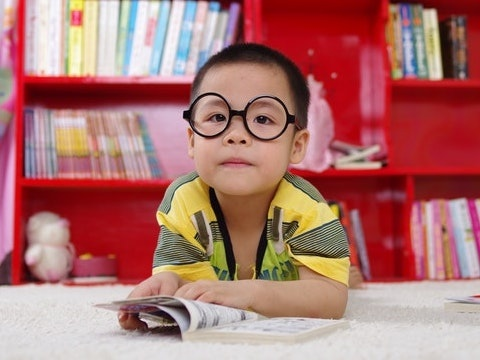
#> input picture workshop-lab3/image1.jpg, 480 x 360 px, given in place of the camera
$ python sewing_machine.py 5
#> lines starting #> are read from the running program, lines starting #| are printed output that depends on the picture
"""
Mini Project 3: Sewing Machine - Real-Time Feature Detection & Matching
Course: CS5330 - Pattern Recognition and Computer Vision

Demonstrates SIFT feature detection with FLANN-based matching between
two video sources (2-camera) or a webcam and a static image (1-camera simulation).
"""

import cv2
import numpy as np
import time
import os
import sys

SCRIPT_DIR = os.path.dirname(os.path.abspath(__file__))


def main():
    # Allow camera index override: python sewing_machine.py [cam_index]
    cam_index = int(sys.argv[1]) if len(sys.argv) > 1 else 0

    # --- 1. Initialize Video Sources ---
    cap_l = cv2.VideoCapture(cam_index)
    if not cap_l.isOpened():
        print("ERROR: Could not open webcam.")
        return

    cap_l.set(cv2.CAP_PROP_FRAME_WIDTH, 640)
    cap_l.set(cv2.CAP_PROP_FRAME_HEIGHT, 480)

    cap_r = cv2.VideoCapture(1)
    simulation_mode = False

    if not cap_r.isOpened():
        print("Second camera not found. Switching to 1-Camera Simulation Mode...")
        simulation_mode = True
        # Look for a static image to match against
        static_path = os.path.join(SCRIPT_DIR, 'self.jpg')
        if not os.path.exists(static_path):
            # Try common fallback names
            for name in ['self.png', 'logo.jpg', 'logo.png', 'target.jpg', 'target.png']:
                alt = os.path.join(SCRIPT_DIR, name)
                if os.path.exists(alt):
                    static_path = alt
                    break
        static_img = cv2.imread(static_path)
        if static_img is None:
            print(f"ERROR: Static image not found at {static_path}")
            print("Place self.jpg (or logo.jpg) in the mini-project3 folder.")
            cap_l.release()
            return

    # --- 2. Configure SIFT Detector ---
    sift = cv2.SIFT_create()

    # --- 3. Setup FLANN Matcher (KD-Tree for SIFT) ---
    FLANN_INDEX_KDTREE = 1
    index_params = dict(algorithm=FLANN_INDEX_KDTREE, trees=5)
    search_params = dict(checks=50)
    flann = cv2.FlannBasedMatcher(index_params, search_params)

    prev_time = time.time()
    fps = 0
    ratio_threshold = 0.7

    print("\n=== Sewing Machine: Feature Matching ===")
    print("Controls:")
    print("  s     - Save screenshot")
    print("  +/-   - Adjust ratio threshold (±0.05)")
    print("  q     - Quit")
    print("=========================================\n")

    while True:
        # --- 4a. Capture ---
        ret_l, frame_l = cap_l.read()
#> frame_l is the input picture: shape (360, 480, 3); mean B, G, R 111.8, 115.3, 174.3
        if not ret_l:
            print("ERROR: Failed to read from webcam.")
            break

        if simulation_mode:
            h, w = frame_l.shape[:2]
            frame_r = cv2.resize(static_img, (w, h))
        else:
            ret_r, frame_r = cap_r.read()
            if not ret_r:
                print("ERROR: Failed to read from second camera.")
                break

        # --- 4b. Convert to Grayscale & Detect/Compute ---
        gray_l = cv2.cvtColor(frame_l, cv2.COLOR_BGR2GRAY)
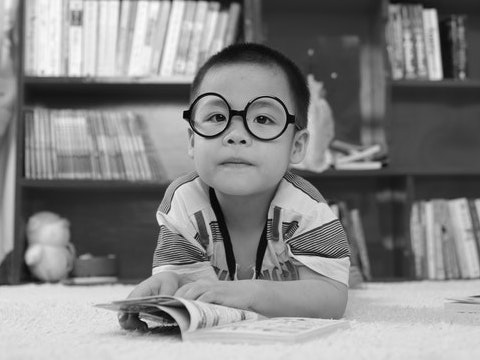
#> gray_l: shape (360, 480); min 2, max 252, mean 132.5
        gray_r = cv2.cvtColor(frame_r, cv2.COLOR_BGR2GRAY)

        kp_l, des_l = sift.detectAndCompute(gray_l, None)
#> kp_l = 739 keypoints; strongest (x, y, size): (188, 115, 7), (243, 142, 3), (230, 141, 3.3), (430, 17, 11.1)
        kp_r, des_r = sift.detectAndCompute(gray_r, None)
#> kp_r has the same summary as kp_l

        # --- 4c. Match & Filter ---
        good_matches = []
        if des_l is not None and des_r is not None and len(des_l) >= 2 and len(des_r) >= 2:
            matches = flann.knnMatch(des_l, des_r, k=2)
#> matches = 739 matches

            # Lowe's Ratio Test
            for pair in matches:
                if len(pair) == 2:
                    m, n = pair
                    if m.distance < ratio_threshold * n.distance:
                        good_matches.append(m)
#> after the loop, good_matches = 739 matches

        # --- 5. Visualization ---
        match_img = cv2.drawMatches(
            frame_l, kp_l, frame_r, kp_r, good_matches, None,
            matchColor=(0, 255, 0),
            singlePointColor=(255, 0, 0),
            flags=cv2.DrawMatchesFlags_NOT_DRAW_SINGLE_POINTS
        )
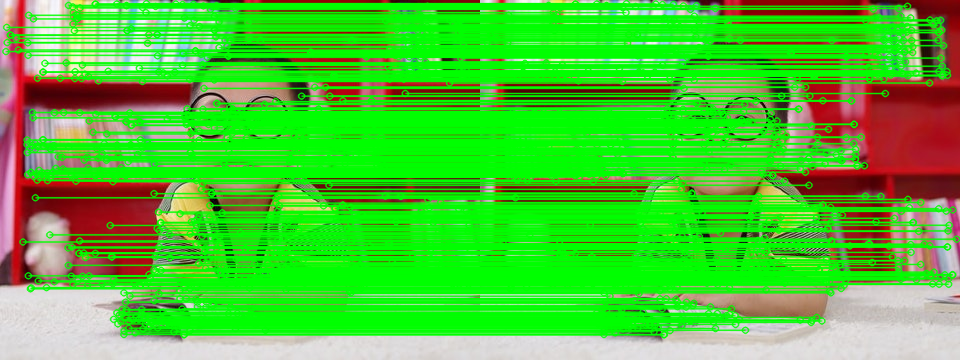
#> match_img: shape (360, 960, 3); mean B, G, R 51.7, 194.5, 78.2

        # FPS calculation
        current_time = time.time()
        dt = current_time - prev_time
        fps = 1 / dt if dt > 0 else 0
        prev_time = current_time

        # Overlay text
        mode_label = "1-CAM SIMULATION" if simulation_mode else "2-CAM LIVE"
        cv2.putText(match_img, f"Mode: {mode_label}", (10, 25),
                    cv2.FONT_HERSHEY_SIMPLEX, 0.6, (0, 255, 0), 2)
        cv2.putText(match_img, f"Matches: {len(good_matches)} | Ratio: {ratio_threshold:.2f}",
                    (10, 55), cv2.FONT_HERSHEY_SIMPLEX, 0.6, (0, 255, 0), 2)
        cv2.putText(match_img, f"FPS: {fps:.1f}", (10, 85),
                    cv2.FONT_HERSHEY_SIMPLEX, 0.6, (0, 255, 0), 2)
        cv2.putText(match_img, f"Keypoints: L={len(kp_l)} R={len(kp_r)}",
                    (10, 115), cv2.FONT_HERSHEY_SIMPLEX, 0.6, (0, 255, 0), 2)
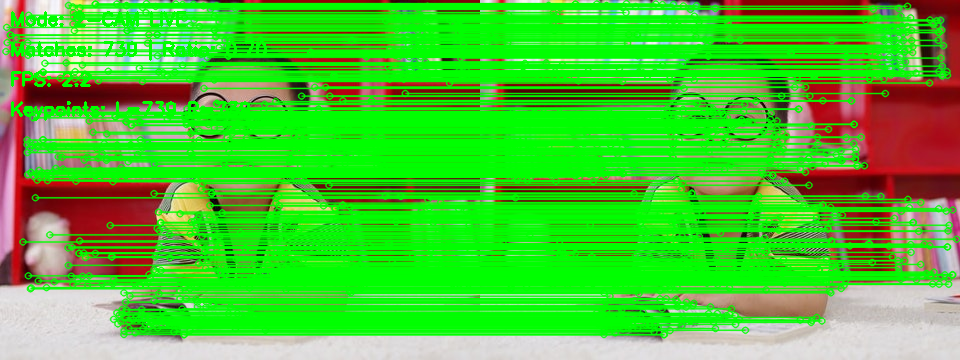
#> match_img: shape (360, 960, 3); mean B, G, R 50.4, 195.6, 76.5

        cv2.imshow("Sewing Machine - Press 'q' to quit", match_img)

        # --- Handle Input ---
        key = cv2.waitKey(1) & 0xFF
#> (key q is pressed here)

        if key == ord('q'):
            break
        elif key == ord('s'):
            timestamp = time.strftime("%Y%m%d_%H%M%S")
            out_path = os.path.join(SCRIPT_DIR, 'outputs', f'screenshot_{timestamp}.png')
            cv2.imwrite(out_path, match_img)
            print(f"Screenshot saved: {out_path}")
        elif key == ord('+') or key == ord('='):
            ratio_threshold = min(0.95, ratio_threshold + 0.05)
            print(f"Ratio threshold: {ratio_threshold:.2f}")
        elif key == ord('-') or key == ord('_'):
            ratio_threshold = max(0.1, ratio_threshold - 0.05)
            print(f"Ratio threshold: {ratio_threshold:.2f}")

    # Cleanup
    cap_l.release()
    if not simulation_mode:
        cap_r.release()
    cv2.destroyAllWindows()


if __name__ == "__main__":
    main()

$ run again, on workshop-lab3/image2.jpg
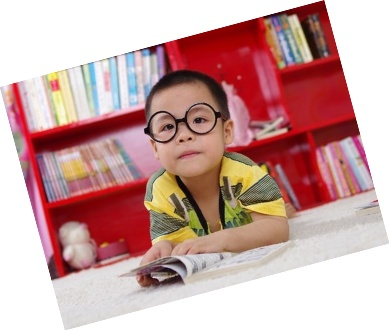
#> input picture workshop-lab3/image2.jpg, 389 x 330 px, given in place of the camera
#> in main, frame_l is the input picture: shape (330, 389, 3); mean B, G, R 160.5, 162.8, 201.6
#> in main, `gray_l = cv2.cvtColor(frame_l, cv2.COLOR_BGR2GRAY)`:
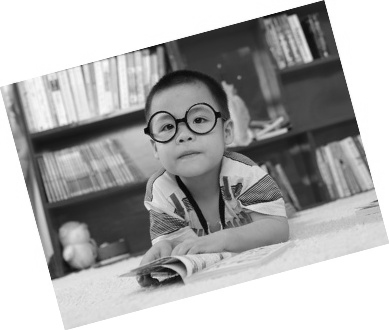
#> gray_l: shape (330, 389); min 3, max 255, mean 174.2
#> kp_l = 632 keypoints; strongest (x, y, size): (60, 267, 17.1), (152, 49, 5.8), (148, 131, 5), (289, 12, 5.1)
#> kp_r has the same summary as kp_l
#> matches = 632 matches
#> in main, `cv2.putText(match_img, f"Keypoints: L={len(kp_l)} R={len(kp_r)}", (10,..`:
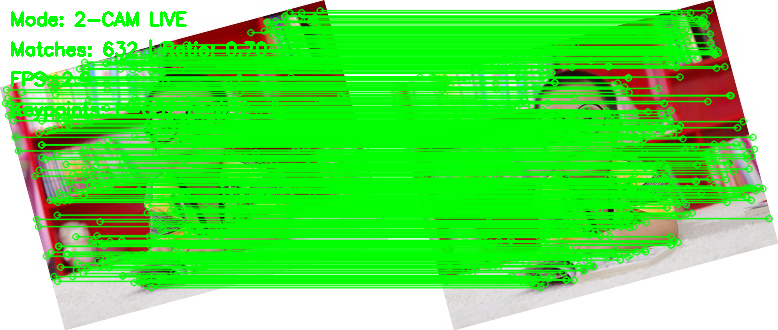
#> match_img: shape (330, 778, 3); mean B, G, R 87, 226.3, 99.4
